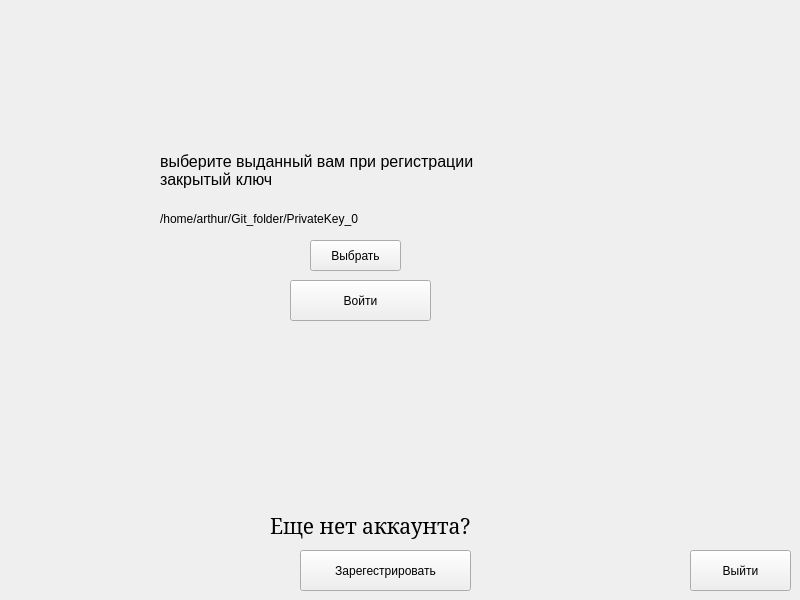
    <widget class="QWidget" name="pg_authorisation">
     <widget class="QPushButton" name="pb_auth_Login">
      <property name="geometry">
       <rect>
        <x>290</x>
        <y>280</y>
        <width>141</width>
        <height>41</height>
       </rect>
      </property>
      <property name="text">
       <string>Войти</string>
      </property>
     </widget>
     <widget class="QLabel" name="label">
      <property name="geometry">
       <rect>
        <x>160</x>
        <y>140</y>
        <width>331</width>
        <height>61</height>
       </rect>
      </property>
      <property name="font">
       <font>
        <pointsize>12</pointsize>
       </font>
      </property>
      <property name="text">
       <string>выберите выданный вам при регистрации закрытый ключ</string>
      </property>
      <property name="wordWrap">
       <bool>true</bool>
      </property>
     </widget>
     <widget class="QPushButton" name="pb_auth_registration">
      <property name="geometry">
       <rect>
        <x>300</x>
        <y>550</y>
        <width>171</width>
        <height>41</height>
       </rect>
      </property>
      <property name="text">
       <string>Зарегестрировать</string>
      </property>
     </widget>
     <widget class="QLabel" name="label_2">
      <property name="geometry">
       <rect>
        <x>270</x>
        <y>510</y>
        <width>231</width>
        <height>31</height>
       </rect>
      </property>
      <property name="font">
       <font>
        <family>Serif</family>
        <pointsize>16</pointsize>
       </font>
      </property>
      <property name="text">
       <string>Еще нет аккаунта?</string>
      </property>
     </widget>
     <widget class="QPushButton" name="pb_auth_choseFileWithKey">
      <property name="geometry">
       <rect>
        <x>310</x>
        <y>240</y>
        <width>91</width>
        <height>31</height>
       </rect>
      </property>
      <property name="text">
       <string>Выбрать</string>
      </property>
     </widget>
     <widget class="QLabel" name="lbl_auth_pathToSecretKey">
      <property name="geometry">
       <rect>
        <x>160</x>
        <y>210</y>
        <width>321</width>
        <height>17</height>
       </rect>
      </property>
      <property name="text">
       <string>/home/arthur/Git_folder/PrivateKey_0</string>
      </property>
     </widget>
     <widget class="QPushButton" name="pb_main_Exit_2">
      <property name="geometry">
       <rect>
        <x>690</x>
        <y>550</y>
        <width>101</width>
        <height>41</height>
       </rect>
      </property>
      <property name="text">
       <string>Выйти</string>
      </property>
     </widget>
    </widget>
